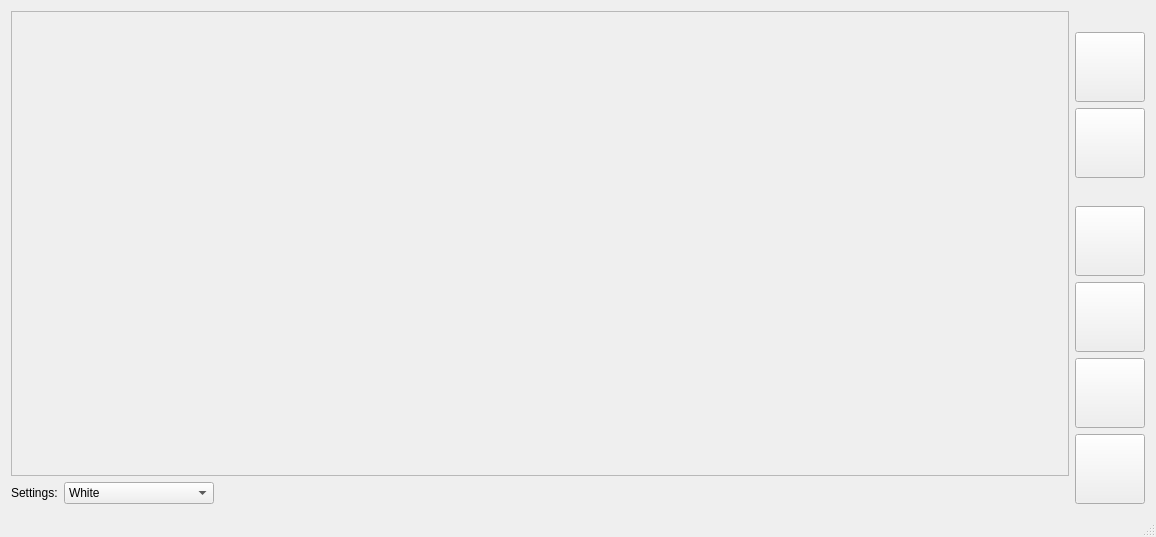
<?xml version="1.0" encoding="UTF-8"?>
<ui version="4.0">
 <class>MainWindow</class>
 <widget class="QMainWindow" name="MainWindow">
  <property name="geometry">
   <rect>
    <x>0</x>
    <y>0</y>
    <width>1156</width>
    <height>537</height>
   </rect>
  </property>
  <property name="windowTitle">
   <string>Photostory: Photo Selector</string>
  </property>
  <widget class="QWidget" name="centralWidget">
   <layout class="QHBoxLayout" name="horizontalLayout_2">
    <item>
     <layout class="QVBoxLayout" name="verticalLayout_3">
      <item>
       <widget class="SlideContainer" name="scrollArea">
        <property name="widgetResizable">
         <bool>true</bool>
        </property>
        <widget class="QWidget" name="areaSlides">
         <property name="geometry">
          <rect>
           <x>0</x>
           <y>0</y>
           <width>1056</width>
           <height>438</height>
          </rect>
         </property>
         <layout class="QHBoxLayout" name="horizontalLayout"/>
        </widget>
       </widget>
      </item>
      <item>
       <layout class="QHBoxLayout" name="horizontalLayout_3">
        <item>
         <widget class="QLabel" name="label">
          <property name="sizePolicy">
           <sizepolicy hsizetype="Fixed" vsizetype="Preferred">
            <horstretch>0</horstretch>
            <verstretch>0</verstretch>
           </sizepolicy>
          </property>
          <property name="text">
           <string>Settings:</string>
          </property>
         </widget>
        </item>
        <item>
         <widget class="QComboBox" name="cbBackground">
          <property name="minimumSize">
           <size>
            <width>150</width>
            <height>0</height>
           </size>
          </property>
          <property name="maximumSize">
           <size>
            <width>500</width>
            <height>16777215</height>
           </size>
          </property>
          <item>
           <property name="text">
            <string>White</string>
           </property>
          </item>
          <item>
           <property name="text">
            <string>Wood</string>
           </property>
          </item>
         </widget>
        </item>
        <item>
         <spacer name="horizontalSpacer">
          <property name="orientation">
           <enum>Qt::Horizontal</enum>
          </property>
          <property name="sizeHint" stdset="0">
           <size>
            <width>40</width>
            <height>20</height>
           </size>
          </property>
         </spacer>
        </item>
       </layout>
      </item>
     </layout>
    </item>
    <item>
     <layout class="QVBoxLayout" name="verticalLayout">
      <item>
       <spacer name="verticalSpacer_2">
        <property name="orientation">
         <enum>Qt::Vertical</enum>
        </property>
        <property name="sizeHint" stdset="0">
         <size>
          <width>20</width>
          <height>40</height>
         </size>
        </property>
       </spacer>
      </item>
      <item>
       <widget class="QPushButton" name="btnAddSlide">
        <property name="sizePolicy">
         <sizepolicy hsizetype="Preferred" vsizetype="Preferred">
          <horstretch>0</horstretch>
          <verstretch>0</verstretch>
         </sizepolicy>
        </property>
        <property name="minimumSize">
         <size>
          <width>70</width>
          <height>70</height>
         </size>
        </property>
        <property name="maximumSize">
         <size>
          <width>70</width>
          <height>70</height>
         </size>
        </property>
        <property name="cursor">
         <cursorShape>PointingHandCursor</cursorShape>
        </property>
        <property name="toolTip">
         <string>Add new  slide</string>
        </property>
        <property name="text">
         <string/>
        </property>
       </widget>
      </item>
      <item>
       <widget class="QPushButton" name="btnAddSlideGPS">
        <property name="sizePolicy">
         <sizepolicy hsizetype="Preferred" vsizetype="Preferred">
          <horstretch>0</horstretch>
          <verstretch>0</verstretch>
         </sizepolicy>
        </property>
        <property name="minimumSize">
         <size>
          <width>70</width>
          <height>70</height>
         </size>
        </property>
        <property name="maximumSize">
         <size>
          <width>70</width>
          <height>70</height>
         </size>
        </property>
        <property name="cursor">
         <cursorShape>PointingHandCursor</cursorShape>
        </property>
        <property name="toolTip">
         <string>Add new gps-slide</string>
        </property>
        <property name="text">
         <string/>
        </property>
       </widget>
      </item>
      <item>
       <spacer name="verticalSpacer">
        <property name="orientation">
         <enum>Qt::Vertical</enum>
        </property>
        <property name="sizeHint" stdset="0">
         <size>
          <width>20</width>
          <height>40</height>
         </size>
        </property>
       </spacer>
      </item>
      <item>
       <widget class="QPushButton" name="btnImport">
        <property name="minimumSize">
         <size>
          <width>70</width>
          <height>70</height>
         </size>
        </property>
        <property name="maximumSize">
         <size>
          <width>70</width>
          <height>70</height>
         </size>
        </property>
        <property name="toolTip">
         <string>Import Json</string>
        </property>
        <property name="text">
         <string/>
        </property>
       </widget>
      </item>
      <item>
       <widget class="QPushButton" name="btnExport">
        <property name="minimumSize">
         <size>
          <width>70</width>
          <height>70</height>
         </size>
        </property>
        <property name="maximumSize">
         <size>
          <width>70</width>
          <height>70</height>
         </size>
        </property>
        <property name="cursor">
         <cursorShape>PointingHandCursor</cursorShape>
        </property>
        <property name="toolTip">
         <string>Export Json</string>
        </property>
        <property name="text">
         <string/>
        </property>
       </widget>
      </item>
      <item>
       <widget class="QPushButton" name="btnBlender">
        <property name="minimumSize">
         <size>
          <width>70</width>
          <height>70</height>
         </size>
        </property>
        <property name="maximumSize">
         <size>
          <width>70</width>
          <height>70</height>
         </size>
        </property>
        <property name="toolTip">
         <string>Open in Blender</string>
        </property>
        <property name="text">
         <string/>
        </property>
       </widget>
      </item>
      <item>
       <widget class="QPushButton" name="btnCompute">
        <property name="minimumSize">
         <size>
          <width>70</width>
          <height>70</height>
         </size>
        </property>
        <property name="maximumSize">
         <size>
          <width>70</width>
          <height>70</height>
         </size>
        </property>
        <property name="cursor">
         <cursorShape>PointingHandCursor</cursorShape>
        </property>
        <property name="toolTip">
         <string>Generate video</string>
        </property>
        <property name="text">
         <string/>
        </property>
       </widget>
      </item>
     </layout>
    </item>
   </layout>
  </widget>
  <widget class="QMenuBar" name="menuBar">
   <property name="geometry">
    <rect>
     <x>0</x>
     <y>0</y>
     <width>1156</width>
     <height>22</height>
    </rect>
   </property>
  </widget>
  <widget class="QStatusBar" name="statusBar"/>
 </widget>
 <layoutdefault spacing="6" margin="11"/>
 <customwidgets>
  <customwidget>
   <class>SlideContainer</class>
   <extends>QScrollArea</extends>
   <header>widget_slidecontainer.h</header>
   <container>1</container>
  </customwidget>
 </customwidgets>
 <resources/>
 <connections/>
</ui>
